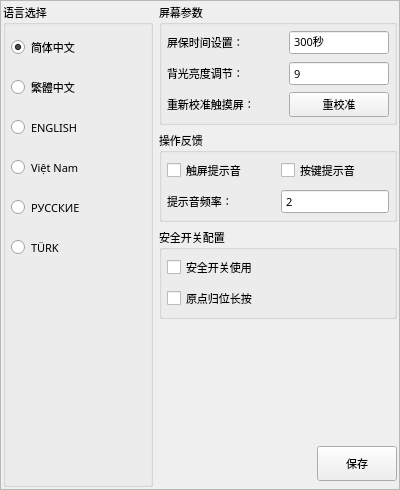
<?xml version="1.0" encoding="UTF-8"?>
<ui version="4.0">
 <class>Formuisetup</class>
 <widget class="QWidget" name="Formuisetup">
  <property name="geometry">
   <rect>
    <x>0</x>
    <y>0</y>
    <width>400</width>
    <height>490</height>
   </rect>
  </property>
  <property name="sizePolicy">
   <sizepolicy hsizetype="Fixed" vsizetype="Fixed">
    <horstretch>0</horstretch>
    <verstretch>0</verstretch>
   </sizepolicy>
  </property>
  <property name="minimumSize">
   <size>
    <width>400</width>
    <height>490</height>
   </size>
  </property>
  <property name="maximumSize">
   <size>
    <width>800</width>
    <height>981</height>
   </size>
  </property>
  <property name="font">
   <font>
    <family>微软雅黑</family>
    <pointsize>8</pointsize>
    <weight>50</weight>
    <italic>false</italic>
    <bold>false</bold>
   </font>
  </property>
  <property name="windowTitle">
   <string notr="true">界面设置画面</string>
  </property>
  <property name="styleSheet">
   <string notr="true"/>
  </property>
  <layout class="QHBoxLayout" name="horizontalLayout_2">
   <property name="spacing">
    <number>0</number>
   </property>
   <property name="margin">
    <number>0</number>
   </property>
   <item>
    <widget class="QFrame" name="frameUiSetup">
     <property name="sizePolicy">
      <sizepolicy hsizetype="Expanding" vsizetype="Expanding">
       <horstretch>0</horstretch>
       <verstretch>0</verstretch>
      </sizepolicy>
     </property>
     <property name="minimumSize">
      <size>
       <width>0</width>
       <height>0</height>
      </size>
     </property>
     <property name="maximumSize">
      <size>
       <width>16777215</width>
       <height>16777215</height>
      </size>
     </property>
     <property name="font">
      <font>
       <family>微软雅黑</family>
       <pointsize>8</pointsize>
       <weight>50</weight>
       <italic>false</italic>
       <bold>false</bold>
      </font>
     </property>
     <property name="styleSheet">
      <string notr="true"/>
     </property>
     <property name="frameShape">
      <enum>QFrame::StyledPanel</enum>
     </property>
     <property name="frameShadow">
      <enum>QFrame::Raised</enum>
     </property>
     <property name="IsMainArea" stdset="0">
      <bool>true</bool>
     </property>
     <layout class="QGridLayout" name="gridLayout_3">
      <property name="margin">
       <number>2</number>
      </property>
      <item row="0" column="0" rowspan="5">
       <widget class="QGroupBox" name="groupBoxLanguage">
        <property name="minimumSize">
         <size>
          <width>150</width>
          <height>0</height>
         </size>
        </property>
        <property name="maximumSize">
         <size>
          <width>250</width>
          <height>16777215</height>
         </size>
        </property>
        <property name="font">
         <font>
          <family>微软雅黑</family>
          <pointsize>8</pointsize>
          <weight>50</weight>
          <italic>false</italic>
          <bold>false</bold>
         </font>
        </property>
        <property name="title">
         <string>语言选择</string>
        </property>
        <layout class="QVBoxLayout" name="verticalLayoutLanguage">
         <property name="spacing">
          <number>5</number>
         </property>
         <property name="margin">
          <number>5</number>
         </property>
         <item>
          <widget class="xRadioButton" name="radioCHS">
           <property name="sizePolicy">
            <sizepolicy hsizetype="Expanding" vsizetype="Fixed">
             <horstretch>0</horstretch>
             <verstretch>0</verstretch>
            </sizepolicy>
           </property>
           <property name="minimumSize">
            <size>
             <width>90</width>
             <height>35</height>
            </size>
           </property>
           <property name="maximumSize">
            <size>
             <width>16777215</width>
             <height>35</height>
            </size>
           </property>
           <property name="font">
            <font>
             <family>微软雅黑</family>
             <pointsize>8</pointsize>
             <weight>50</weight>
             <italic>false</italic>
             <bold>false</bold>
            </font>
           </property>
           <property name="focusPolicy">
            <enum>Qt::NoFocus</enum>
           </property>
           <property name="styleSheet">
            <string notr="true"/>
           </property>
           <property name="text">
            <string notr="true">简体中文</string>
           </property>
           <property name="icon">
            <iconset resource="../xPad.qrc">
             <normaloff>:/img/flag/China.png</normaloff>:/img/flag/China.png</iconset>
           </property>
           <property name="iconSize">
            <size>
             <width>32</width>
             <height>32</height>
            </size>
           </property>
           <property name="checked">
            <bool>true</bool>
           </property>
          </widget>
         </item>
         <item>
          <widget class="xRadioButton" name="radioCHT">
           <property name="enabled">
            <bool>true</bool>
           </property>
           <property name="sizePolicy">
            <sizepolicy hsizetype="Expanding" vsizetype="Fixed">
             <horstretch>0</horstretch>
             <verstretch>0</verstretch>
            </sizepolicy>
           </property>
           <property name="minimumSize">
            <size>
             <width>90</width>
             <height>35</height>
            </size>
           </property>
           <property name="maximumSize">
            <size>
             <width>16777215</width>
             <height>35</height>
            </size>
           </property>
           <property name="font">
            <font>
             <family>微软雅黑</family>
             <pointsize>8</pointsize>
             <weight>50</weight>
             <italic>false</italic>
             <bold>false</bold>
            </font>
           </property>
           <property name="focusPolicy">
            <enum>Qt::NoFocus</enum>
           </property>
           <property name="styleSheet">
            <string notr="true"/>
           </property>
           <property name="text">
            <string notr="true">繁體中文</string>
           </property>
           <property name="icon">
            <iconset resource="../xPad.qrc">
             <normaloff>:/img/flag/HK-Flag.png</normaloff>:/img/flag/HK-Flag.png</iconset>
           </property>
           <property name="iconSize">
            <size>
             <width>32</width>
             <height>32</height>
            </size>
           </property>
          </widget>
         </item>
         <item>
          <widget class="xRadioButton" name="radioEN">
           <property name="enabled">
            <bool>true</bool>
           </property>
           <property name="sizePolicy">
            <sizepolicy hsizetype="Expanding" vsizetype="Fixed">
             <horstretch>0</horstretch>
             <verstretch>0</verstretch>
            </sizepolicy>
           </property>
           <property name="minimumSize">
            <size>
             <width>90</width>
             <height>35</height>
            </size>
           </property>
           <property name="maximumSize">
            <size>
             <width>16777215</width>
             <height>35</height>
            </size>
           </property>
           <property name="font">
            <font>
             <family>微软雅黑</family>
             <pointsize>8</pointsize>
             <weight>50</weight>
             <italic>false</italic>
             <bold>false</bold>
            </font>
           </property>
           <property name="focusPolicy">
            <enum>Qt::NoFocus</enum>
           </property>
           <property name="styleSheet">
            <string notr="true"/>
           </property>
           <property name="text">
            <string notr="true">ENGLISH</string>
           </property>
           <property name="icon">
            <iconset resource="../xPad.qrc">
             <normaloff>:/img/flag/UK.png</normaloff>:/img/flag/UK.png</iconset>
           </property>
           <property name="iconSize">
            <size>
             <width>32</width>
             <height>32</height>
            </size>
           </property>
          </widget>
         </item>
         <item>
          <widget class="xRadioButton" name="radioViet">
           <property name="enabled">
            <bool>true</bool>
           </property>
           <property name="sizePolicy">
            <sizepolicy hsizetype="Expanding" vsizetype="Fixed">
             <horstretch>0</horstretch>
             <verstretch>0</verstretch>
            </sizepolicy>
           </property>
           <property name="minimumSize">
            <size>
             <width>90</width>
             <height>35</height>
            </size>
           </property>
           <property name="maximumSize">
            <size>
             <width>16777215</width>
             <height>35</height>
            </size>
           </property>
           <property name="font">
            <font>
             <family>微软雅黑</family>
             <pointsize>8</pointsize>
             <weight>50</weight>
             <italic>false</italic>
             <bold>false</bold>
            </font>
           </property>
           <property name="focusPolicy">
            <enum>Qt::NoFocus</enum>
           </property>
           <property name="styleSheet">
            <string notr="true"/>
           </property>
           <property name="text">
            <string notr="true">Việt Nam</string>
           </property>
           <property name="icon">
            <iconset resource="../xPad.qrc">
             <normaloff>:/img/flag/vietnam.png</normaloff>:/img/flag/vietnam.png</iconset>
           </property>
           <property name="iconSize">
            <size>
             <width>32</width>
             <height>32</height>
            </size>
           </property>
          </widget>
         </item>
         <item>
          <widget class="xRadioButton" name="radioRussian">
           <property name="enabled">
            <bool>true</bool>
           </property>
           <property name="sizePolicy">
            <sizepolicy hsizetype="Expanding" vsizetype="Fixed">
             <horstretch>0</horstretch>
             <verstretch>0</verstretch>
            </sizepolicy>
           </property>
           <property name="minimumSize">
            <size>
             <width>90</width>
             <height>35</height>
            </size>
           </property>
           <property name="maximumSize">
            <size>
             <width>16777215</width>
             <height>35</height>
            </size>
           </property>
           <property name="font">
            <font>
             <family>微软雅黑</family>
             <pointsize>8</pointsize>
             <weight>50</weight>
             <italic>false</italic>
             <bold>false</bold>
            </font>
           </property>
           <property name="focusPolicy">
            <enum>Qt::NoFocus</enum>
           </property>
           <property name="styleSheet">
            <string notr="true"/>
           </property>
           <property name="text">
            <string notr="true">РУССКИЕ</string>
           </property>
           <property name="icon">
            <iconset resource="../xPad.qrc">
             <normaloff>:/img/flag/Russian.png</normaloff>:/img/flag/Russian.png</iconset>
           </property>
           <property name="iconSize">
            <size>
             <width>32</width>
             <height>32</height>
            </size>
           </property>
          </widget>
         </item>
         <item>
          <widget class="xRadioButton" name="radioTurkish">
           <property name="enabled">
            <bool>true</bool>
           </property>
           <property name="sizePolicy">
            <sizepolicy hsizetype="Expanding" vsizetype="Fixed">
             <horstretch>0</horstretch>
             <verstretch>0</verstretch>
            </sizepolicy>
           </property>
           <property name="minimumSize">
            <size>
             <width>90</width>
             <height>35</height>
            </size>
           </property>
           <property name="maximumSize">
            <size>
             <width>16777215</width>
             <height>35</height>
            </size>
           </property>
           <property name="font">
            <font>
             <family>微软雅黑</family>
             <pointsize>8</pointsize>
             <weight>50</weight>
             <italic>false</italic>
             <bold>false</bold>
            </font>
           </property>
           <property name="focusPolicy">
            <enum>Qt::NoFocus</enum>
           </property>
           <property name="styleSheet">
            <string notr="true"/>
           </property>
           <property name="text">
            <string notr="true">TÜRK</string>
           </property>
           <property name="icon">
            <iconset resource="../xPad.qrc">
             <normaloff>:/img/flag/Turkey.png</normaloff>:/img/flag/Turkey.png</iconset>
           </property>
           <property name="iconSize">
            <size>
             <width>32</width>
             <height>32</height>
            </size>
           </property>
          </widget>
         </item>
         <item>
          <spacer name="verticalSpacerLanguage">
           <property name="orientation">
            <enum>Qt::Vertical</enum>
           </property>
           <property name="sizeHint" stdset="0">
            <size>
             <width>20</width>
             <height>133</height>
            </size>
           </property>
          </spacer>
         </item>
        </layout>
       </widget>
      </item>
      <item row="0" column="1" colspan="3">
       <widget class="QGroupBox" name="groupBoxMonitor">
        <property name="font">
         <font>
          <family>微软雅黑</family>
          <pointsize>8</pointsize>
          <weight>50</weight>
          <italic>false</italic>
          <bold>false</bold>
         </font>
        </property>
        <property name="title">
         <string>屏幕参数</string>
        </property>
        <layout class="QGridLayout" name="gridLayoutMonitor">
         <property name="margin">
          <number>5</number>
         </property>
         <property name="spacing">
          <number>6</number>
         </property>
         <item row="0" column="0">
          <widget class="QLabel" name="labelScrSaver">
           <property name="sizePolicy">
            <sizepolicy hsizetype="Expanding" vsizetype="Fixed">
             <horstretch>0</horstretch>
             <verstretch>0</verstretch>
            </sizepolicy>
           </property>
           <property name="minimumSize">
            <size>
             <width>40</width>
             <height>25</height>
            </size>
           </property>
           <property name="maximumSize">
            <size>
             <width>16777215</width>
             <height>25</height>
            </size>
           </property>
           <property name="font">
            <font>
             <family>微软雅黑</family>
             <pointsize>8</pointsize>
             <weight>50</weight>
             <italic>false</italic>
             <bold>false</bold>
            </font>
           </property>
           <property name="text">
            <string>屏保时间设置：</string>
           </property>
          </widget>
         </item>
         <item row="0" column="1">
          <widget class="xSpinBox" name="BoxScrSaver">
           <property name="enabled">
            <bool>true</bool>
           </property>
           <property name="sizePolicy">
            <sizepolicy hsizetype="Fixed" vsizetype="Fixed">
             <horstretch>0</horstretch>
             <verstretch>0</verstretch>
            </sizepolicy>
           </property>
           <property name="minimumSize">
            <size>
             <width>100</width>
             <height>25</height>
            </size>
           </property>
           <property name="maximumSize">
            <size>
             <width>200</width>
             <height>25</height>
            </size>
           </property>
           <property name="font">
            <font>
             <family>微软雅黑</family>
             <pointsize>8</pointsize>
             <weight>50</weight>
             <italic>false</italic>
             <bold>false</bold>
            </font>
           </property>
           <property name="focusPolicy">
            <enum>Qt::ClickFocus</enum>
           </property>
           <property name="alignment">
            <set>Qt::AlignLeading|Qt::AlignLeft|Qt::AlignVCenter</set>
           </property>
           <property name="buttonSymbols">
            <enum>QAbstractSpinBox::NoButtons</enum>
           </property>
           <property name="specialValueText">
            <string notr="true"/>
           </property>
           <property name="keyboardTracking">
            <bool>false</bool>
           </property>
           <property name="suffix">
            <string>秒</string>
           </property>
           <property name="prefix">
            <string notr="true"/>
           </property>
           <property name="minimum">
            <number>0</number>
           </property>
           <property name="maximum">
            <number>1800</number>
           </property>
           <property name="value">
            <number>300</number>
           </property>
           <property name="HasBtn" stdset="0">
            <bool>true</bool>
           </property>
          </widget>
         </item>
         <item row="1" column="0">
          <widget class="QLabel" name="labelLight">
           <property name="sizePolicy">
            <sizepolicy hsizetype="Expanding" vsizetype="Fixed">
             <horstretch>0</horstretch>
             <verstretch>0</verstretch>
            </sizepolicy>
           </property>
           <property name="minimumSize">
            <size>
             <width>40</width>
             <height>25</height>
            </size>
           </property>
           <property name="maximumSize">
            <size>
             <width>16777215</width>
             <height>25</height>
            </size>
           </property>
           <property name="font">
            <font>
             <family>微软雅黑</family>
             <pointsize>8</pointsize>
             <weight>50</weight>
             <italic>false</italic>
             <bold>false</bold>
            </font>
           </property>
           <property name="text">
            <string extracomment="屏幕背光亮度">背光亮度调节：</string>
           </property>
          </widget>
         </item>
         <item row="1" column="1">
          <widget class="xSpinBox" name="BoxLight">
           <property name="enabled">
            <bool>true</bool>
           </property>
           <property name="sizePolicy">
            <sizepolicy hsizetype="Fixed" vsizetype="Fixed">
             <horstretch>0</horstretch>
             <verstretch>0</verstretch>
            </sizepolicy>
           </property>
           <property name="minimumSize">
            <size>
             <width>100</width>
             <height>25</height>
            </size>
           </property>
           <property name="maximumSize">
            <size>
             <width>200</width>
             <height>25</height>
            </size>
           </property>
           <property name="font">
            <font>
             <family>微软雅黑</family>
             <pointsize>8</pointsize>
             <weight>50</weight>
             <italic>false</italic>
             <bold>false</bold>
            </font>
           </property>
           <property name="focusPolicy">
            <enum>Qt::ClickFocus</enum>
           </property>
           <property name="alignment">
            <set>Qt::AlignLeading|Qt::AlignLeft|Qt::AlignVCenter</set>
           </property>
           <property name="buttonSymbols">
            <enum>QAbstractSpinBox::NoButtons</enum>
           </property>
           <property name="specialValueText">
            <string notr="true"/>
           </property>
           <property name="keyboardTracking">
            <bool>false</bool>
           </property>
           <property name="suffix">
            <string notr="true"/>
           </property>
           <property name="prefix">
            <string notr="true"/>
           </property>
           <property name="minimum">
            <number>0</number>
           </property>
           <property name="maximum">
            <number>9</number>
           </property>
           <property name="singleStep">
            <number>1</number>
           </property>
           <property name="value">
            <number>9</number>
           </property>
           <property name="HasBtn" stdset="0">
            <bool>true</bool>
           </property>
          </widget>
         </item>
         <item row="2" column="0">
          <widget class="QLabel" name="labelCalibrate">
           <property name="sizePolicy">
            <sizepolicy hsizetype="Expanding" vsizetype="Fixed">
             <horstretch>0</horstretch>
             <verstretch>0</verstretch>
            </sizepolicy>
           </property>
           <property name="minimumSize">
            <size>
             <width>40</width>
             <height>25</height>
            </size>
           </property>
           <property name="maximumSize">
            <size>
             <width>16777215</width>
             <height>25</height>
            </size>
           </property>
           <property name="font">
            <font>
             <family>微软雅黑</family>
             <pointsize>8</pointsize>
             <weight>50</weight>
             <italic>false</italic>
             <bold>false</bold>
            </font>
           </property>
           <property name="text">
            <string>重新校准触摸屏：</string>
           </property>
          </widget>
         </item>
         <item row="2" column="1">
          <widget class="xPushButton" name="BtnCalibrate">
           <property name="sizePolicy">
            <sizepolicy hsizetype="Fixed" vsizetype="Fixed">
             <horstretch>0</horstretch>
             <verstretch>0</verstretch>
            </sizepolicy>
           </property>
           <property name="minimumSize">
            <size>
             <width>100</width>
             <height>25</height>
            </size>
           </property>
           <property name="maximumSize">
            <size>
             <width>200</width>
             <height>25</height>
            </size>
           </property>
           <property name="font">
            <font>
             <family>微软雅黑</family>
             <pointsize>8</pointsize>
             <weight>50</weight>
             <italic>false</italic>
             <bold>false</bold>
            </font>
           </property>
           <property name="focusPolicy">
            <enum>Qt::NoFocus</enum>
           </property>
           <property name="text">
            <string>重校准</string>
           </property>
          </widget>
         </item>
        </layout>
       </widget>
      </item>
      <item row="1" column="1" colspan="3">
       <widget class="QGroupBox" name="groupBoxFeedBack">
        <property name="font">
         <font>
          <family>微软雅黑</family>
          <pointsize>8</pointsize>
          <weight>50</weight>
          <italic>false</italic>
          <bold>false</bold>
         </font>
        </property>
        <property name="title">
         <string>操作反馈</string>
        </property>
        <layout class="QGridLayout" name="gridLayout">
         <property name="margin">
          <number>5</number>
         </property>
         <item row="3" column="0">
          <widget class="QLabel" name="labelBellFreq">
           <property name="sizePolicy">
            <sizepolicy hsizetype="Preferred" vsizetype="Fixed">
             <horstretch>0</horstretch>
             <verstretch>0</verstretch>
            </sizepolicy>
           </property>
           <property name="minimumSize">
            <size>
             <width>100</width>
             <height>25</height>
            </size>
           </property>
           <property name="maximumSize">
            <size>
             <width>16777215</width>
             <height>25</height>
            </size>
           </property>
           <property name="font">
            <font>
             <family>微软雅黑</family>
             <pointsize>8</pointsize>
             <weight>50</weight>
             <italic>false</italic>
             <bold>false</bold>
            </font>
           </property>
           <property name="text">
            <string extracomment="屏幕背光亮度">提示音频率：</string>
           </property>
          </widget>
         </item>
         <item row="3" column="1">
          <widget class="xSpinBox" name="BoxBellFreq">
           <property name="enabled">
            <bool>true</bool>
           </property>
           <property name="sizePolicy">
            <sizepolicy hsizetype="Fixed" vsizetype="Fixed">
             <horstretch>0</horstretch>
             <verstretch>0</verstretch>
            </sizepolicy>
           </property>
           <property name="minimumSize">
            <size>
             <width>100</width>
             <height>25</height>
            </size>
           </property>
           <property name="maximumSize">
            <size>
             <width>200</width>
             <height>25</height>
            </size>
           </property>
           <property name="font">
            <font>
             <family>微软雅黑</family>
             <pointsize>8</pointsize>
             <weight>50</weight>
             <italic>false</italic>
             <bold>false</bold>
            </font>
           </property>
           <property name="focusPolicy">
            <enum>Qt::ClickFocus</enum>
           </property>
           <property name="alignment">
            <set>Qt::AlignLeading|Qt::AlignLeft|Qt::AlignVCenter</set>
           </property>
           <property name="buttonSymbols">
            <enum>QAbstractSpinBox::NoButtons</enum>
           </property>
           <property name="specialValueText">
            <string notr="true"/>
           </property>
           <property name="keyboardTracking">
            <bool>false</bool>
           </property>
           <property name="suffix">
            <string notr="true"/>
           </property>
           <property name="prefix">
            <string notr="true"/>
           </property>
           <property name="minimum">
            <number>1</number>
           </property>
           <property name="maximum">
            <number>3</number>
           </property>
           <property name="singleStep">
            <number>1</number>
           </property>
           <property name="value">
            <number>2</number>
           </property>
           <property name="HasBtn" stdset="0">
            <bool>true</bool>
           </property>
          </widget>
         </item>
         <item row="0" column="1">
          <widget class="xCheckBox" name="checkBell">
           <property name="sizePolicy">
            <sizepolicy hsizetype="Expanding" vsizetype="Fixed">
             <horstretch>0</horstretch>
             <verstretch>0</verstretch>
            </sizepolicy>
           </property>
           <property name="minimumSize">
            <size>
             <width>100</width>
             <height>25</height>
            </size>
           </property>
           <property name="maximumSize">
            <size>
             <width>16777215</width>
             <height>25</height>
            </size>
           </property>
           <property name="font">
            <font>
             <family>微软雅黑</family>
             <pointsize>8</pointsize>
             <weight>50</weight>
             <italic>false</italic>
             <bold>false</bold>
            </font>
           </property>
           <property name="focusPolicy">
            <enum>Qt::NoFocus</enum>
           </property>
           <property name="styleSheet">
            <string notr="true"/>
           </property>
           <property name="text">
            <string>按键提示音</string>
           </property>
           <property name="iconSize">
            <size>
             <width>32</width>
             <height>32</height>
            </size>
           </property>
          </widget>
         </item>
         <item row="0" column="0">
          <widget class="xCheckBox" name="checkTouchBell">
           <property name="sizePolicy">
            <sizepolicy hsizetype="Expanding" vsizetype="Fixed">
             <horstretch>0</horstretch>
             <verstretch>0</verstretch>
            </sizepolicy>
           </property>
           <property name="minimumSize">
            <size>
             <width>100</width>
             <height>25</height>
            </size>
           </property>
           <property name="maximumSize">
            <size>
             <width>16777215</width>
             <height>25</height>
            </size>
           </property>
           <property name="font">
            <font>
             <family>微软雅黑</family>
             <pointsize>8</pointsize>
             <weight>50</weight>
             <italic>false</italic>
             <bold>false</bold>
            </font>
           </property>
           <property name="focusPolicy">
            <enum>Qt::NoFocus</enum>
           </property>
           <property name="styleSheet">
            <string notr="true"/>
           </property>
           <property name="text">
            <string>触屏提示音</string>
           </property>
           <property name="iconSize">
            <size>
             <width>32</width>
             <height>32</height>
            </size>
           </property>
          </widget>
         </item>
        </layout>
       </widget>
      </item>
      <item row="4" column="1" colspan="2">
       <spacer name="horizontalSpacerBtns">
        <property name="orientation">
         <enum>Qt::Horizontal</enum>
        </property>
        <property name="sizeHint" stdset="0">
         <size>
          <width>415</width>
          <height>47</height>
         </size>
        </property>
       </spacer>
      </item>
      <item row="3" column="1">
       <spacer name="verticalSpacer">
        <property name="orientation">
         <enum>Qt::Vertical</enum>
        </property>
        <property name="sizeHint" stdset="0">
         <size>
          <width>20</width>
          <height>40</height>
         </size>
        </property>
       </spacer>
      </item>
      <item row="2" column="1" colspan="3">
       <widget class="QGroupBox" name="groupBoxSwitch">
        <property name="font">
         <font>
          <family>微软雅黑</family>
          <pointsize>8</pointsize>
          <weight>50</weight>
          <italic>false</italic>
          <bold>false</bold>
         </font>
        </property>
        <property name="title">
         <string>安全开关配置</string>
        </property>
        <layout class="QGridLayout" name="gridLayout_2">
         <property name="margin">
          <number>5</number>
         </property>
         <item row="0" column="0">
          <widget class="xCheckBox" name="checkSwitchUse">
           <property name="sizePolicy">
            <sizepolicy hsizetype="Expanding" vsizetype="Fixed">
             <horstretch>0</horstretch>
             <verstretch>0</verstretch>
            </sizepolicy>
           </property>
           <property name="minimumSize">
            <size>
             <width>75</width>
             <height>25</height>
            </size>
           </property>
           <property name="maximumSize">
            <size>
             <width>16777215</width>
             <height>25</height>
            </size>
           </property>
           <property name="font">
            <font>
             <family>微软雅黑</family>
             <pointsize>8</pointsize>
             <weight>50</weight>
             <italic>false</italic>
             <bold>false</bold>
            </font>
           </property>
           <property name="focusPolicy">
            <enum>Qt::NoFocus</enum>
           </property>
           <property name="styleSheet">
            <string notr="true"/>
           </property>
           <property name="text">
            <string>安全开关使用</string>
           </property>
          </widget>
         </item>
         <item row="1" column="0">
          <widget class="xCheckBox" name="checkAlwaysOn">
           <property name="sizePolicy">
            <sizepolicy hsizetype="Expanding" vsizetype="Fixed">
             <horstretch>0</horstretch>
             <verstretch>0</verstretch>
            </sizepolicy>
           </property>
           <property name="minimumSize">
            <size>
             <width>75</width>
             <height>25</height>
            </size>
           </property>
           <property name="maximumSize">
            <size>
             <width>16777215</width>
             <height>25</height>
            </size>
           </property>
           <property name="font">
            <font>
             <family>微软雅黑</family>
             <pointsize>8</pointsize>
             <weight>50</weight>
             <italic>false</italic>
             <bold>false</bold>
            </font>
           </property>
           <property name="focusPolicy">
            <enum>Qt::NoFocus</enum>
           </property>
           <property name="styleSheet">
            <string notr="true"/>
           </property>
           <property name="text">
            <string>原点归位长按</string>
           </property>
           <property name="iconSize">
            <size>
             <width>32</width>
             <height>32</height>
            </size>
           </property>
          </widget>
         </item>
        </layout>
       </widget>
      </item>
      <item row="4" column="3">
       <widget class="QPushButton" name="pushButtonOK">
        <property name="minimumSize">
         <size>
          <width>75</width>
          <height>35</height>
         </size>
        </property>
        <property name="maximumSize">
         <size>
          <width>150</width>
          <height>35</height>
         </size>
        </property>
        <property name="font">
         <font>
          <family>微软雅黑</family>
          <pointsize>8</pointsize>
          <weight>50</weight>
          <italic>false</italic>
          <bold>false</bold>
         </font>
        </property>
        <property name="text">
         <string>保存</string>
        </property>
        <property name="icon">
         <iconset resource="../xPad.qrc">
          <normaloff>:/img/32X32/Save.png</normaloff>:/img/32X32/Save.png</iconset>
        </property>
        <property name="iconSize">
         <size>
          <width>48</width>
          <height>48</height>
         </size>
        </property>
       </widget>
      </item>
     </layout>
    </widget>
   </item>
  </layout>
 </widget>
 <customwidgets>
  <customwidget>
   <class>xPushButton</class>
   <extends>QPushButton</extends>
   <header>xpushbutton.h</header>
  </customwidget>
  <customwidget>
   <class>xRadioButton</class>
   <extends>QRadioButton</extends>
   <header>xradiobutton.h</header>
  </customwidget>
  <customwidget>
   <class>xSpinBox</class>
   <extends>QSpinBox</extends>
   <header>xspinbox.h</header>
   <slots>
    <signal>clicked()</signal>
   </slots>
  </customwidget>
  <customwidget>
   <class>xCheckBox</class>
   <extends>QCheckBox</extends>
   <header>xcheckbox.h</header>
  </customwidget>
 </customwidgets>
 <resources>
  <include location="../xPad.qrc"/>
 </resources>
 <connections>
  <connection>
   <sender>BoxScrSaver</sender>
   <signal>clicked()</signal>
   <receiver>Formuisetup</receiver>
   <slot>inputScrSaver()</slot>
   <hints>
    <hint type="sourcelabel">
     <x>604</x>
     <y>66</y>
    </hint>
    <hint type="destinationlabel">
     <x>692</x>
     <y>-8</y>
    </hint>
   </hints>
  </connection>
  <connection>
   <sender>BoxLight</sender>
   <signal>clicked()</signal>
   <receiver>Formuisetup</receiver>
   <slot>inputLight()</slot>
   <hints>
    <hint type="sourcelabel">
     <x>604</x>
     <y>110</y>
    </hint>
    <hint type="destinationlabel">
     <x>722</x>
     <y>-6</y>
    </hint>
   </hints>
  </connection>
  <connection>
   <sender>BoxBellFreq</sender>
   <signal>clicked()</signal>
   <receiver>Formuisetup</receiver>
   <slot>inputBellFreq()</slot>
   <hints>
    <hint type="sourcelabel">
     <x>587</x>
     <y>335</y>
    </hint>
    <hint type="destinationlabel">
     <x>669</x>
     <y>458</y>
    </hint>
   </hints>
  </connection>
  <connection>
   <sender>BoxLight</sender>
   <signal>valueChanged(int)</signal>
   <receiver>Formuisetup</receiver>
   <slot>lightChange(int)</slot>
   <hints>
    <hint type="sourcelabel">
     <x>604</x>
     <y>110</y>
    </hint>
    <hint type="destinationlabel">
     <x>864</x>
     <y>161</y>
    </hint>
   </hints>
  </connection>
  <connection>
   <sender>checkBell</sender>
   <signal>clicked()</signal>
   <receiver>Formuisetup</receiver>
   <slot>setBellBox()</slot>
   <hints>
    <hint type="sourcelabel">
     <x>387</x>
     <y>291</y>
    </hint>
    <hint type="destinationlabel">
     <x>-157</x>
     <y>210</y>
    </hint>
   </hints>
  </connection>
  <connection>
   <sender>checkTouchBell</sender>
   <signal>clicked()</signal>
   <receiver>Formuisetup</receiver>
   <slot>setBellBox()</slot>
   <hints>
    <hint type="sourcelabel">
     <x>387</x>
     <y>335</y>
    </hint>
    <hint type="destinationlabel">
     <x>-23</x>
     <y>270</y>
    </hint>
   </hints>
  </connection>
  <connection>
   <sender>BtnCalibrate</sender>
   <signal>clicked()</signal>
   <receiver>Formuisetup</receiver>
   <slot>reCalibrate()</slot>
   <hints>
    <hint type="sourcelabel">
     <x>604</x>
     <y>154</y>
    </hint>
    <hint type="destinationlabel">
     <x>1030</x>
     <y>147</y>
    </hint>
   </hints>
  </connection>
  <connection>
   <sender>pushButtonOK</sender>
   <signal>clicked()</signal>
   <receiver>Formuisetup</receiver>
   <slot>acceptSettings()</slot>
   <hints>
    <hint type="sourcelabel">
     <x>713</x>
     <y>912</y>
    </hint>
    <hint type="destinationlabel">
     <x>399</x>
     <y>479</y>
    </hint>
   </hints>
  </connection>
  <connection>
   <sender>checkSwitchUse</sender>
   <signal>stateChanged(int)</signal>
   <receiver>Formuisetup</receiver>
   <slot>stateChange(int)</slot>
   <hints>
    <hint type="sourcelabel">
     <x>527</x>
     <y>482</y>
    </hint>
    <hint type="destinationlabel">
     <x>399</x>
     <y>490</y>
    </hint>
   </hints>
  </connection>
 </connections>
 <slots>
  <slot>inputScrSaver()</slot>
  <slot>inputLight()</slot>
  <slot>inputBellFreq()</slot>
  <slot>acceptSettings()</slot>
  <slot>lightChange(int)</slot>
  <slot>setBellBox()</slot>
  <slot>reCalibrate()</slot>
  <slot>stateChange(int)</slot>
 </slots>
</ui>
